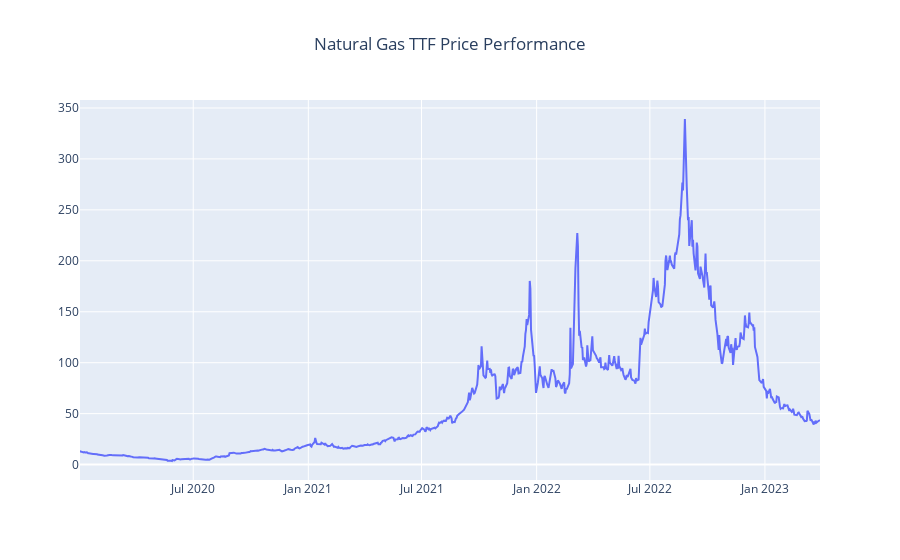

Notebook code for this chart:
### Code cell
import plotly.graph_objects as go
fig = go.Figure(data=go.Scatter(x=dHs.index,y=dHs['Close'], mode='lines'))
fig.update_layout(title={'text':'Natural Gas TTF Price Performance', 'x':0.5})
fig.show()

### Figure 1 — Plotly figure (JSON) as saved in the notebook; plotly's stock layout.template omitted (floating-point values rounded to 4 significant figures; data arrays with more than 128 entries replaced by an {"elided": "..."} marker saying what was removed)
{"data": [{"mode": "lines", "type": "scatter", "x": {"elided": "818 str values"}, "y": {"elided": "818 float values"}}], "layout": {"title": {"text": "Natural Gas TTF Price Performance", "x": 0.5}}}
